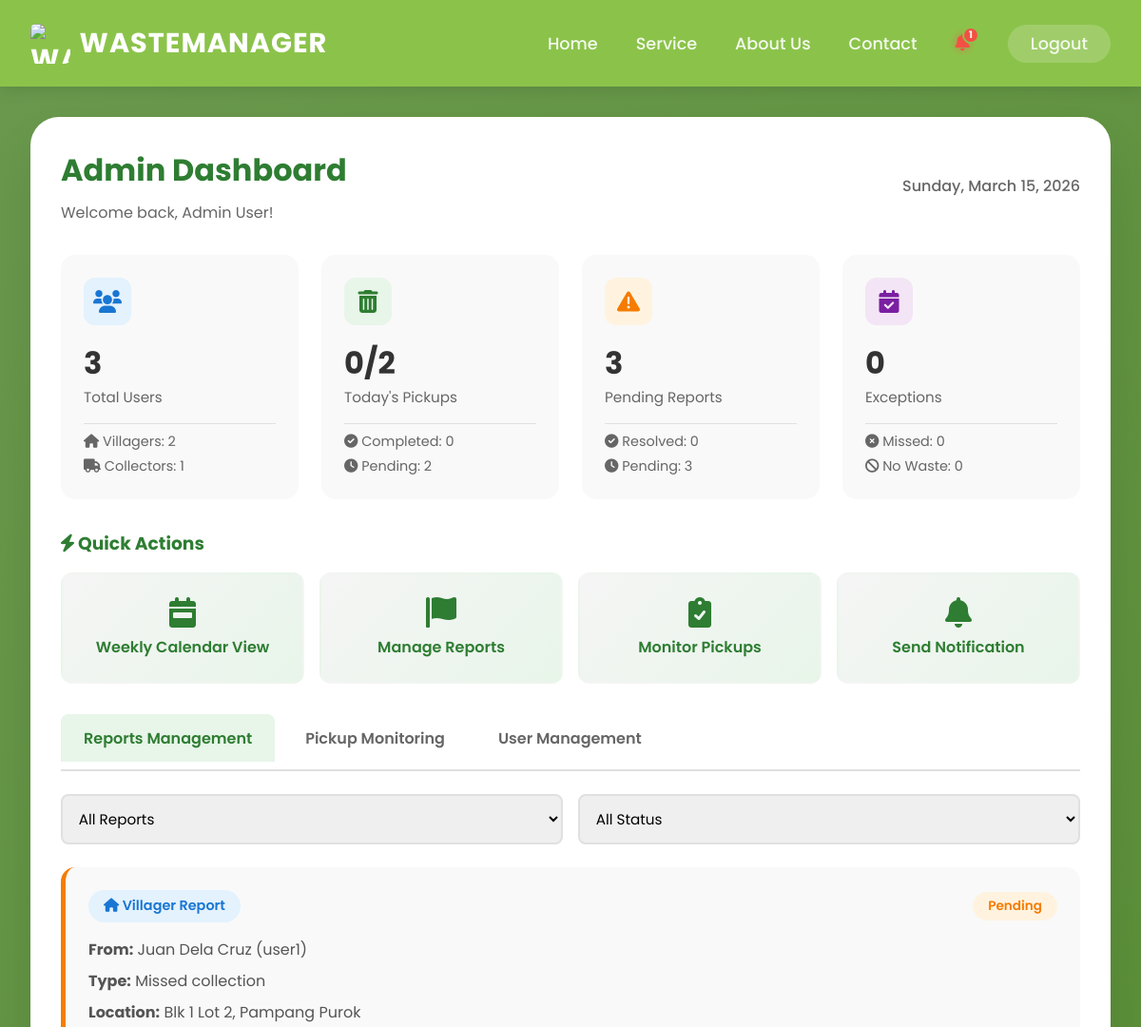
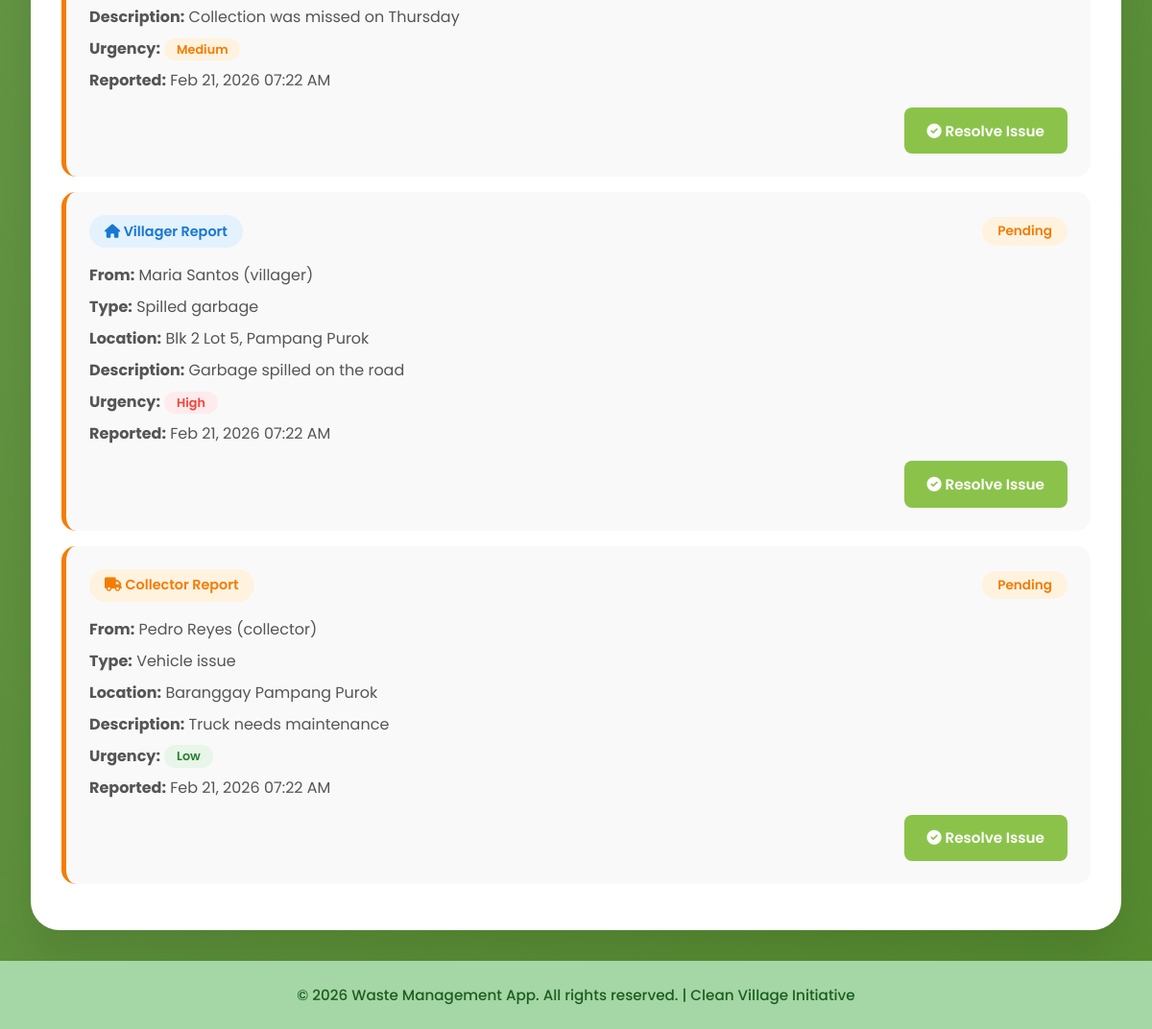
The app's page /admin-dashboard.php (signed in) with its own data (2 pictures, top to bottom).
### tables this page shows
CREATE TABLE `reports` (
  `id` int(11) NOT NULL,
  `reporter_id` int(11) NOT NULL,
  `reporter_type` enum('villager','collector') NOT NULL,
  `issue_type` varchar(50) NOT NULL,
  `location` varchar(255) NOT NULL,
  `description` text NOT NULL,
  `urgency` enum('low','medium','high') DEFAULT 'low',
  `status` enum('pending','resolved') DEFAULT 'pending',
  `admin_response` text DEFAULT NULL,
  `resolved_by` int(11) DEFAULT NULL,
  `resolved_at` timestamp NULL DEFAULT NULL,
  `created_at` timestamp NOT NULL DEFAULT current_timestamp()
);

CREATE TABLE `users` (
  `id` int(11) NOT NULL,
  `username` varchar(50) NOT NULL,
  `password` varchar(255) NOT NULL,
  `name` varchar(100) NOT NULL,
  `role` enum('villager','collector','admin') NOT NULL DEFAULT 'villager',
  `email` varchar(100) DEFAULT NULL,
  `contact_number` varchar(20) DEFAULT NULL,
  `address` text DEFAULT NULL,
  `created_at` timestamp NOT NULL DEFAULT current_timestamp(),
  `last_login` timestamp NULL DEFAULT NULL,
  `is_active` tinyint(1) DEFAULT 1
);

### config.php (called while the page is built, shortened)
<?php
function getUserName() {
    return $_SESSION['user_name'] ?? ($_SESSION['user'] ?? '');
}
function getUserNotifications($userId, $unreadOnly = true) {
    try {
        $db = getDB();
        $query = "SELECT * FROM notifications WHERE user_id = :user_id";
        if ($unreadOnly) {
            $query .= " AND is_read = 0";
        }
        $query .= " ORDER BY created_at DESC";
        $stmt = $db->prepare($query);
        $stmt->execute([':user_id' => $userId]);
        $results = $stmt->fetchAll();
        return $results;
    } catch (Exception $e) {
        error_log("Database get notifications failed: " . $e->getMessage());
    }
    return array_filter($_SESSION['notifications'], function($n) use ($userId) {
        return $n['user_id'] == $userId && (!$unreadOnly || !$n['read']);
    });
}
function getAllReports() {
    try {
        $db = getDB();
        $query = "SELECT r.*, u.name as reporter_name, u.username
                  FROM reports r
                  JOIN users u ON r.reporter_id = u.id
                  ORDER BY r.created_at DESC";
        $stmt = $db->query($query);
        return $stmt->fetchAll();
    } catch (Exception $e) {
        error_log("getAllReports error: " . $e->getMessage());
        return [];
    }
}
function getPickupStats() {
    try {
        $db = getDB();
        $total = $db->query("SELECT COUNT(*) FROM users WHERE role = 'villager' AND is_active = 1")->fetchColumn();
        return [
            'total'     => (int)$total,
            'pending'   => (int)$total,
            'completed' => 0,
            'missed'    => 0,
            'no_waste'  => 0
        ];
    } catch (Exception $e) {
        error_log("getPickupStats error: " . $e->getMessage());
        return ['total' => 0, 'pending' => 0, 'completed' => 0, 'missed' => 0, 'no_waste' => 0];
    }
}
?>

### admin-dashboard.php (the view, shortened to what this page needs)
<?php
require_once 'config.php';
$total_villagers = 0;
$total_collectors = 0;
try {
    $db = getDB();
    $stmt = $db->query("SELECT id, username, name, role, is_active FROM users WHERE role IN ('villager','collector') ORDER BY role, name ASC");
    $all_db_users = $stmt->fetchAll();
    foreach ($all_db_users as $u) {
        if ($u['role'] === 'villager') $total_villagers++;
        if ($u['role'] === 'collector') $total_collectors++;
    }
} catch (Exception $e) {
    error_log("Admin dashboard DB error: " . $e->getMessage());
}
$pickup_stats = getPickupStats();
$all_reports = getAllReports();
$pending_reports = count(array_filter($all_reports, fn($r) => $r['status'] === 'pending'));
$resolved_reports = count(array_filter($all_reports, fn($r) => $r['status'] === 'resolved'));
include 'header.php';
?>
<div class="admin-dashboard">
    <div class="dashboard-header">
        <div>
            <h2>Admin Dashboard</h2>
            <p class="welcome-text">Welcome back, <?php echo getUserName(); ?>!</p>
        </div>
        <div class="header-actions">
            <span class="date-display"><?php echo date('l, F j, Y'); ?></span>
        </div>
    </div>
    <div class="metrics-grid">
        <div class="metric-card">
            <div class="metric-icon blue">
                <i class="fas fa-users"></i>
            </div>
            <div class="metric-info">
                <span class="metric-value"><?php echo $total_villagers + $total_collectors; ?></span>
                <span class="metric-label">Total Users</span>
            </div>
            <div class="metric-breakdown">
                <span><i class="fas fa-home"></i> Villagers: <?php echo $total_villagers; ?></span>
                <span><i class="fas fa-truck"></i> Collectors: <?php echo $total_collectors; ?></span>
            </div>
        </div>
        <div class="metric-card">
            <div class="metric-icon green">
                <i class="fas fa-trash-alt"></i>
            </div>
            <div class="metric-info">
                <span class="metric-value"><?php echo $pickup_stats['completed']; ?>/<?php echo $pickup_stats['total']; ?></span>
                <span class="metric-label">Today's Pickups</span>
            </div>
            <div class="metric-breakdown">
                <span><i class="fas fa-check-circle"></i> Completed: <?php echo $pickup_stats['completed']; ?></span>
                <span><i class="fas fa-clock"></i> Pending: <?php echo $pickup_stats['pending']; ?></span>
            </div>
        </div>
        <div class="metric-card">
            <div class="metric-icon orange">
                <i class="fas fa-exclamation-triangle"></i>
            </div>
            <div class="metric-info">
                <span class="metric-value"><?php echo $pending_reports; ?></span>
                <span class="metric-label">Pending Reports</span>
            </div>
            <div class="metric-breakdown">
                <span><i class="fas fa-check-circle"></i> Resolved: <?php echo $resolved_reports; ?></span>
                <span><i class="fas fa-clock"></i> Pending: <?php echo $pending_reports; ?></span>
            </div>
        </div>
        <div class="metric-card">
            <div class="metric-icon purple">
                <i class="fas fa-calendar-check"></i>
            </div>
            <div class="metric-info">
                <span class="metric-value"><?php echo $pickup_stats['missed'] + $pickup_stats['no_waste']; ?></span>
                <span class="metric-label">Exceptions</span>
            </div>
            <div class="metric-breakdown">
                <span><i class="fas fa-times-circle"></i> Missed: <?php echo $pickup_stats['missed']; ?></span>
                <span><i class="fas fa-ban"></i> No Waste: <?php echo $pickup_stats['no_waste']; ?></span>
            </div>
        </div>
    </div>
    <div class="quick-actions">
        <h3><i class="fas fa-bolt"></i> Quick Actions</h3>
        <div class="action-grid">
            <a href="calendar.php" class="action-card">
                <i class="fas fa-calendar-week"></i>
                <span>Weekly Calendar View</span>
            </a>
            <a href="#reports" onclick="showTab('reports')" class="action-card">
                <i class="fas fa-flag"></i>
                <span>Manage Reports</span>
            </a>
            <a href="#pickups" onclick="showTab('pickups')" class="action-card">
                <i class="fas fa-clipboard-check"></i>
                <span>Monitor Pickups</span>
            </a>
            <a href="#notifications" onclick="openNotificationModal()" class="action-card">
                <i class="fas fa-bell"></i>
                <span>Send Notification</span>
            </a>
        </div>
    </div>
    <div class="admin-tabs">
        <button class="tab-btn active" onclick="showTab('reports')">Reports Management</button>
        <button class="tab-btn" onclick="showTab('pickups')">Pickup Monitoring</button>
        <button class="tab-btn" onclick="showTab('users')">User Management</button>
    </div>
    <div id="reports-tab" class="tab-content active">
        <div class="reports-filters">
            <select id="reportTypeFilter" onchange="filterReports()">
                <option value="all">All Reports</option>
            </select>
            <select id="reportStatusFilter" onchange="filterReports()">
                <option value="all">All Status</option>
            </select>
        </div>
        <div class="reports-list">
            <?php foreach ($all_reports as $report): ?>
                <div class="report-card <?php echo $report['status']; ?>"
                    data-type="<?php echo $report['reporter_type'] ?? $report['type'] ?? 'villager'; ?>"
                    data-status="<?php echo $report['status']; ?>">
                    <div class="report-header">
                        <?php
                        $report_type = $report['reporter_type'] ?? $report['type'] ?? 'villager';
                        $report_type_display = ucfirst($report_type);
                        $report_type_icon = ($report_type === 'villager') ? 'home' : 'truck';
                        ?>
                        <div class="report-type-badge <?php echo $report_type; ?>">
                            <i class="fas fa-<?php echo $report_type_icon; ?>"></i>
                            <?php echo $report_type_display; ?> Report
                        </div>
                        <span class="report-status <?php echo $report['status']; ?>">
                            <?php echo ucfirst($report['status']); ?>
                        </span>
                    </div>
                    <div class="report-body">
                        <p><strong>From:</strong>
                            <?php
                            if (isset($report['reporter_name'])) {
                                echo $report['reporter_name'];
                            } elseif (isset($report['name'])) {
                                echo $report['name'];
                            } else {
                                echo 'Unknown';
                            }
                            if (isset($report['username'])) {
                                echo ' (' . $report['username'] . ')';
                            } elseif (isset($report['reporter'])) {
                                echo ' (' . $report['reporter'] . ')';
                            }
                            ?>
                        </p>
                        <p><strong>Type:</strong>
                            <?php
                            if (isset($report['issue_type'])) {
                                echo str_replace('_', ' ', ucfirst($report['issue_type']));
                            } else {
                                echo 'General';
                            }
                            ?>
                        </p>
                        <p><strong>Location:</strong> <?php echo $report['location'] ?? 'N/A'; ?></p>
                        <p><strong>Description:</strong>
                            <?php
                            if (!empty($report['description'])) {
                                echo nl2br(htmlspecialchars($report['description']));
                            } elseif (!empty($report['message'])) {
                                echo nl2br(htmlspecialchars($report['message']));
                            } else {
                                echo 'No description';
                            }
                            ?>
                        </p>
                        <p><strong>Urgency:</strong>
                            <span class="urgency-tag <?php echo $report['urgency'] ?? 'low'; ?>">
                                <?php echo ucfirst($report['urgency'] ?? 'low'); ?>
                            </span>
                        </p>
                        <p><strong>Reported:</strong>
                            <?php
                            if (isset($report['created_at'])) {
                                echo date('M d, Y h:i A', strtotime($report['created_at']));
                            } else {
                                echo 'Unknown date';
                            }
                            ?>
                        </p>
                    </div>
                    <?php if ($report['status'] === 'pending'): ?>
                        <div class="report-actions">
                            <button class="btn-resolve" onclick="openResolveModal('<?php echo $report['id']; ?>')">
                                <i class="fas fa-check-circle"></i> Resolve Issue
                            </button>
                        </div>
                    <?php endif; ?>
                </div>
            <?php endforeach; ?>
        </div>
    </div>
</div>
<?php include 'footer.php'; ?>

### records on screen
reports: reporter_type "Villager", status "Pending", reporter.name "Juan Dela Cruz", reporter.username "user1", issue_type "Missed collection", location "Blk 1 Lot 2, Pampang Purok", description "Collection was missed on Thursday", urgency "Medium", created_at "Feb 21, 2026 07:22 AM"
reports: reporter_type "Villager", status "Pending", reporter.name "Maria Santos", reporter.username "villager", issue_type "Spilled garbage", location "Blk 2 Lot 5, Pampang Purok", description "Garbage spilled on the road", urgency "High", created_at "Feb 21, 2026 07:22 AM"
reports: reporter_type "Collector", status "Pending", reporter.name "Pedro Reyes", reporter.username "collector", issue_type "Vehicle issue", location "Baranggay Pampang Purok", description "Truck needs maintenance", urgency "Low", created_at "Feb 21, 2026 07:22 AM"

### other values on screen
$notif_count "1"
getUserName() "Admin User"
$total_villagers + $total_collectors "3"
$total_villagers "2"
$total_collectors "1"
$pickup_stats['completed'] "0"
$pickup_stats['total'] "2"
$pickup_stats['pending'] "2"
$pending_reports "3"
$resolved_reports "0"
$pickup_stats['missed'] + $pickup_stats['no_waste'] "0"
$pickup_stats['missed'] "0"
$pickup_stats['no_waste'] "0"
